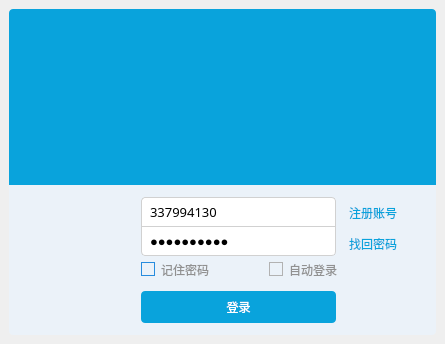
<?xml version="1.0" encoding="UTF-8"?>
<ui version="4.0">
 <class>LoginForm</class>
 <widget class="QWidget" name="LoginForm">
  <property name="geometry">
   <rect>
    <x>0</x>
    <y>0</y>
    <width>445</width>
    <height>344</height>
   </rect>
  </property>
  <property name="windowTitle">
   <string>Form</string>
  </property>
  <property name="windowIcon">
   <iconset resource="../../rs/rs.qrc">
    <normaloff>:/sys/qlogo.png</normaloff>:/sys/qlogo.png</iconset>
  </property>
  <property name="styleSheet">
   <string notr="true">*{
	font: 75 9pt &quot;微软雅黑&quot;;
}

#LoginForm{
	
	
}

#login_main_widget{
	
	background-color: rgb(255, 170, 127,0);
	border-image: url(:/sys/back.png) 5;
}

#login_top_widget{
	background-color: #09A3DC;
	border-top-left-radius:4px;
	border-top-right-radius:4px;
}


#login_top_widget QLabel{
	border-top-left-radius:4px;
	border-top-right-radius:4px;
}


/*登录信息填写部分总容器*/
#login_con_widget{
	 
	background-color: #EBF2F9;	
	border-bottom-left-radius:4px;
	border-bottom-right-radius:4px;
}

/*输入框基本样式*/
#login_con_widget QLineEdit{
	
	border:1px solid rgb(209,209,209);
	height:28px;
	font-size:10pt;
	padding-left:6px;
	padding-right:6px;
	
}

/*输入框悬停样式*/
#login_con_widget QLineEdit:hover{
	
	border:1px solid rgb(21,131,221)
	
}

/*用户名输入框样式*/
#login_con_widget QLineEdit#lineEdit_un{
	border-top-left-radius:4px;
	border-top-right-radius:4px;
	
}

/*密码输入框基本样式*/
#login_con_widget QLineEdit#lineEdit_pass{
	border-top-width:0px;
	border-bottom-left-radius:4px;
	border-bottom-right-radius:4px;
	background-image: url(:/sys/img/keyborad.png);
	background-repeat:no;
	background-position:right center;
	background-origin: content;
   
}

/*密码输入框在悬停时显示*/
#login_con_widget QLineEdit#lineEdit_pass:hover{
	border-top-width:1px;
}


/*标签基本样式*/
#login_con_widget QLabel{

	color: #09A3DC;
}

/*标签悬停*/
#login_con_widget QLabel:hover{
	color: rgba(9, 163, 220 ,120);
}

/*复选框文字基本样式*/
#login_con_widget QCheckBox{
	color:rgb(145, 145, 145);
}

/*复选框方框部分基本样式*/
#login_con_widget QCheckBox:indicator {
	border:1px solid #B2B2B2;
}

/*复选框方框部分选中样式*/
#login_con_widget QCheckBox:indicator:checked {
	border:1px solid #278CDE;
	background-image: url(:/sys/img/check.png);
}

/*复选框方框部分悬停*/
#login_con_widget QCheckBox:indicator:hover {
	 border:1px solid #278CDE;
}


/*定义头像样式*/
#label_touxiang{
	border-radius:4px;	
	border-image: url(:/sys/img/sf.jpg) 1;
	
}

/*登录按钮样式*/
#pushButton_login{
	border-radius:4px;
	border:none;
	background-color: #09A3DC;
	color:#fff;
}

/*登录按钮鼠标悬停样式*/
#pushButton_login:hover{
	background-color:rgb(60,195,245);
}
</string>
  </property>
  <layout class="QVBoxLayout" name="verticalLayout">
   <property name="spacing">
    <number>0</number>
   </property>
   <property name="leftMargin">
    <number>6</number>
   </property>
   <property name="topMargin">
    <number>6</number>
   </property>
   <property name="rightMargin">
    <number>6</number>
   </property>
   <property name="bottomMargin">
    <number>6</number>
   </property>
   <item>
    <widget class="QWidget" name="login_main_widget" native="true">
     <property name="minimumSize">
      <size>
       <width>433</width>
       <height>332</height>
      </size>
     </property>
     <property name="maximumSize">
      <size>
       <width>433</width>
       <height>332</height>
      </size>
     </property>
     <property name="styleSheet">
      <string notr="true"/>
     </property>
     <layout class="QVBoxLayout" name="verticalLayout_2">
      <property name="spacing">
       <number>0</number>
      </property>
      <property name="leftMargin">
       <number>3</number>
      </property>
      <property name="topMargin">
       <number>3</number>
      </property>
      <property name="rightMargin">
       <number>3</number>
      </property>
      <property name="bottomMargin">
       <number>3</number>
      </property>
      <item>
       <widget class="QWidget" name="login_top_widget" native="true">
        <layout class="QHBoxLayout" name="horizontalLayout">
         <property name="spacing">
          <number>0</number>
         </property>
         <property name="leftMargin">
          <number>0</number>
         </property>
         <property name="topMargin">
          <number>0</number>
         </property>
         <property name="rightMargin">
          <number>0</number>
         </property>
         <property name="bottomMargin">
          <number>0</number>
         </property>
         <item>
          <widget class="QLabel" name="label">
           <property name="text">
            <string/>
           </property>
           <property name="pixmap">
            <pixmap resource="../../rs/rs.qrc">:/sys/img/top.png</pixmap>
           </property>
           <property name="scaledContents">
            <bool>true</bool>
           </property>
          </widget>
         </item>
        </layout>
       </widget>
      </item>
      <item>
       <widget class="QWidget" name="login_con_widget" native="true">
        <property name="minimumSize">
         <size>
          <width>0</width>
          <height>150</height>
         </size>
        </property>
        <property name="maximumSize">
         <size>
          <width>16777215</width>
          <height>150</height>
         </size>
        </property>
        <widget class="QPushButton" name="pushButton_login">
         <property name="geometry">
          <rect>
           <x>132</x>
           <y>106</y>
           <width>195</width>
           <height>32</height>
          </rect>
         </property>
         <property name="minimumSize">
          <size>
           <width>195</width>
           <height>32</height>
          </size>
         </property>
         <property name="text">
          <string>登录</string>
         </property>
        </widget>
        <widget class="QLineEdit" name="lineEdit_pass">
         <property name="geometry">
          <rect>
           <x>132</x>
           <y>42</y>
           <width>195</width>
           <height>29</height>
          </rect>
         </property>
         <property name="font">
          <font>
           <family>微软雅黑</family>
           <pointsize>10</pointsize>
           <weight>9</weight>
           <italic>false</italic>
           <bold>false</bold>
          </font>
         </property>
         <property name="text">
          <string>it's pass?</string>
         </property>
         <property name="echoMode">
          <enum>QLineEdit::Password</enum>
         </property>
        </widget>
        <widget class="QCheckBox" name="checkBox_2">
         <property name="geometry">
          <rect>
           <x>260</x>
           <y>74</y>
           <width>71</width>
           <height>21</height>
          </rect>
         </property>
         <property name="text">
          <string>自动登录</string>
         </property>
        </widget>
        <widget class="QLineEdit" name="lineEdit_un">
         <property name="geometry">
          <rect>
           <x>132</x>
           <y>12</y>
           <width>195</width>
           <height>30</height>
          </rect>
         </property>
         <property name="font">
          <font>
           <family>微软雅黑</family>
           <pointsize>10</pointsize>
           <weight>9</weight>
           <italic>false</italic>
           <bold>false</bold>
          </font>
         </property>
         <property name="text">
          <string>337994130</string>
         </property>
        </widget>
        <widget class="QLabel" name="label_touxiang">
         <property name="geometry">
          <rect>
           <x>40</x>
           <y>12</y>
           <width>80</width>
           <height>80</height>
          </rect>
         </property>
         <property name="minimumSize">
          <size>
           <width>80</width>
           <height>80</height>
          </size>
         </property>
         <property name="maximumSize">
          <size>
           <width>80</width>
           <height>80</height>
          </size>
         </property>
         <property name="text">
          <string/>
         </property>
         <property name="scaledContents">
          <bool>true</bool>
         </property>
        </widget>
        <widget class="QCheckBox" name="checkBox">
         <property name="geometry">
          <rect>
           <x>132</x>
           <y>74</y>
           <width>71</width>
           <height>21</height>
          </rect>
         </property>
         <property name="text">
          <string>记住密码</string>
         </property>
         <property name="checked">
          <bool>true</bool>
         </property>
        </widget>
        <widget class="QLabel" name="label_1">
         <property name="geometry">
          <rect>
           <x>340</x>
           <y>18</y>
           <width>48</width>
           <height>20</height>
          </rect>
         </property>
         <property name="text">
          <string>注册账号</string>
         </property>
        </widget>
        <widget class="QLabel" name="label_2">
         <property name="geometry">
          <rect>
           <x>340</x>
           <y>50</y>
           <width>48</width>
           <height>17</height>
          </rect>
         </property>
         <property name="text">
          <string>找回密码</string>
         </property>
        </widget>
       </widget>
      </item>
     </layout>
    </widget>
   </item>
  </layout>
 </widget>
 <resources>
  <include location="../../rs/rs.qrc"/>
 </resources>
 <connections/>
</ui>
